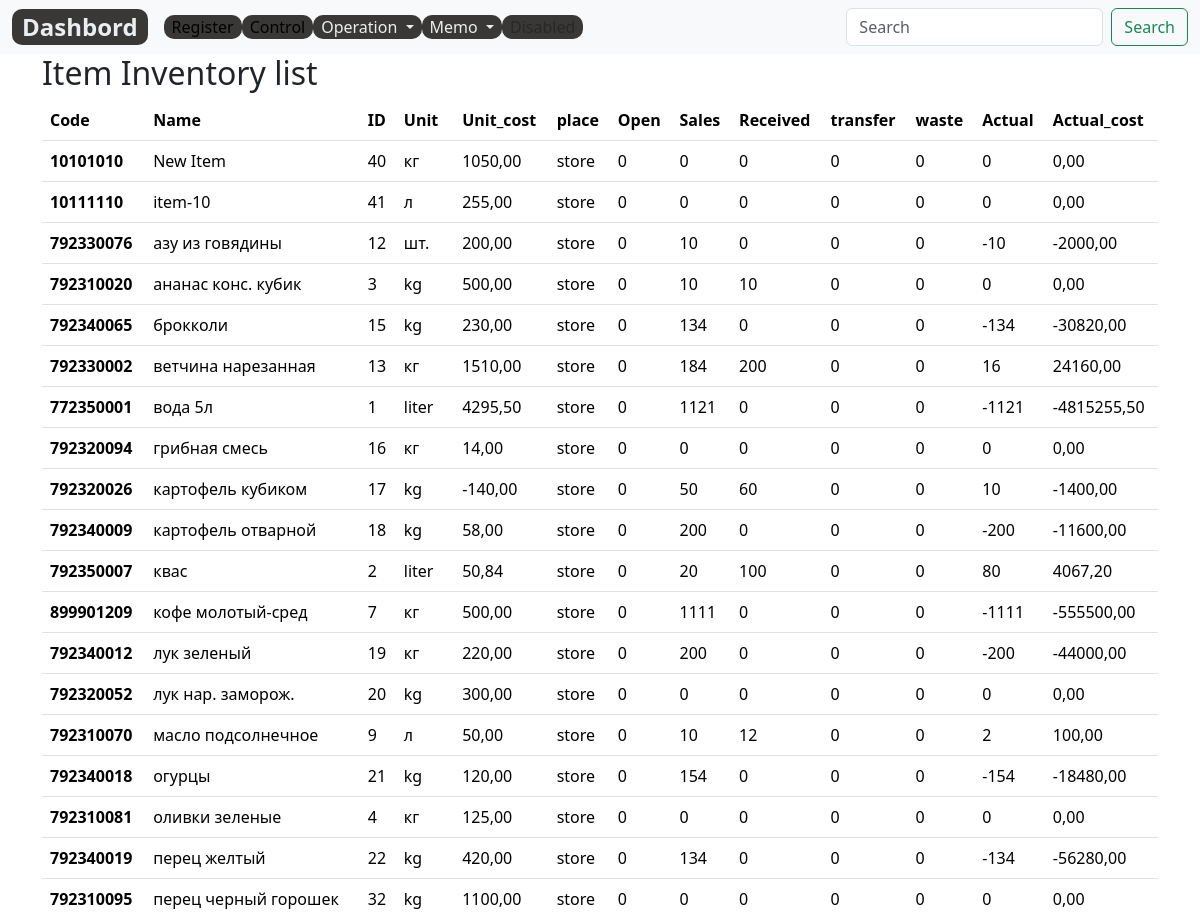
The page /control/inventory/ (upper part) on the database as committed earlier.
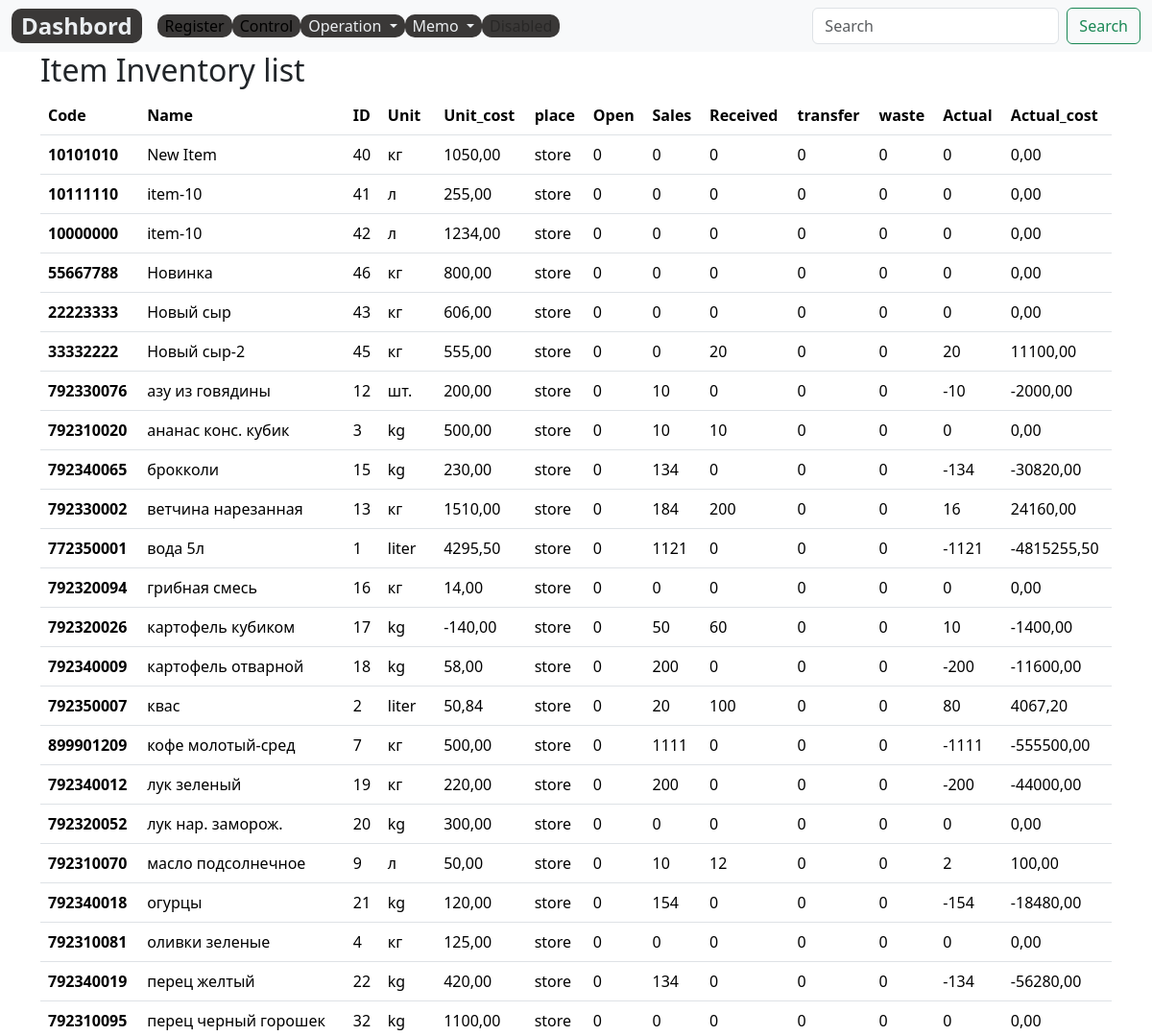
The same page on the database as committed later.
### control/models.py (models this page shows, shortened)
class StockItem(models.Model):
    code=models.DecimalField(max_digits=12, help_text="Не более 12 знаков",decimal_places=0,null=True,verbose_name='Код')
    name = models.CharField(max_length=200, help_text="Не более 200 знаков", db_index=True)
    slug= models.SlugField(max_length=255, verbose_name='Url')
    unit = models.CharField(max_length=10,verbose_name='Ед.изм.',  choices=UNITS, null=True ,default='kg')
    unit_cost = models.DecimalField(max_digits=10, help_text="Не более 10 знаков",decimal_places=2, null=True)
    place = models.CharField(max_length=100,verbose_name='Место', null=True ,default='store')
    open=models.DecimalField(max_digits=10, help_text="Не более 10 знаков", decimal_places=0, null=True, default=0)
    sales =	models.DecimalField(max_digits=10, help_text="Не более 10 знаков", decimal_places=0, default=0)
    received = models.DecimalField(max_digits=10, help_text="Не более 10 знаков", null=True, decimal_places=0, default=0)
    transfer =models.DecimalField(max_digits=10, help_text="Не более 10 знаков",null=True, decimal_places=0, default=0)
    waste=models.DecimalField(max_digits=10, help_text="Не более 10 знаков",null=True, decimal_places=0, default=0)
    actual=models.DecimalField(max_digits=10, help_text="Не более 10 знаков", decimal_places=0, default=0)
    actual_cost=models.DecimalField(max_digits=12, help_text="Не более 12 знаков", decimal_places=2, default=0)
    class Meta:
        ordering = ['name']
        verbose_name = 'Остаток'
        verbose_name_plural = 'Остатки'
    @property
    def get_actual(self):
        return self.open-self.sales+self.received-self.transfer-self.waste
    @property
    def get_actual_cost(self):
        return (self.open-self.sales+self.received-self.transfer-self.waste )*self.unit_cost

### control/views.py (the view)
# urls.py: path('inventory/', InventoryListView.as_view(), name='inventory'),
class InventoryListView(ListView):
    model = StockItem
    template_name='control/inventory_list.html'
    context_object_name='stockitems'

### control/templates/control/inventory_list.html (shortened to what this page needs)
{% extends 'base_simple.html' %}
{% block content %}
<div class="container">
  <h2>Item Inventory list</h2>
  <table class="table">
    <thead>
      <tr>
        <th scope="col">Code</th>
        <th scope="col">Name</th>
        <th scope="col">ID</th>
        <th scope="col">Unit</th>
        <th scope="col">Unit_cost</th>
        <th scope="col">place</th>
        <th scope="col">Open</th>
        <th scope="col">Sales</th>
        <th scope="col">Received</th>
        <th scope="col">transfer</th>
        <th scope="col">waste</th>
        <th scope="col">Actual</th>
        <th scope="col">Actual_cost</th>
      </tr>
    </thead>
    <tbody>
      {% for stockitem in stockitems%}
      <tr>
        <th scope="row">{{stockitem.code}}</th>
        <td>{{stockitem.name}}</td>
        <td>{{stockitem.id}}</td>
        <td>{{stockitem.unit}}</td>
        <td>{{stockitem.unit_cost}}</td>
        <td>{{stockitem.place}}</td>
        <td>{{stockitem.open}}</td>
        <td>{{stockitem.sales}}</td>
        <td>{{stockitem.received}}</td>
        <td>{{stockitem.transfer}}</td>
        <td>{{stockitem.waste}}</td>
        <td>{{stockitem.get_actual}}</td>
        <td>{{stockitem.get_actual_cost}}</td>
      </tr>
      {% endfor %}
    </tbody>
  </table>
</div>
{% endblock %}

Rows that differ between the two databases and show on the page:
added StockItem: code "10000000", name "item-10", id "42", unit "л", unit_cost "1234,00", place "store", open "0", sales "0", received "0", transfer "0", waste "0", get_actual "0", get_actual_cost "0,00"
added StockItem: code "55667788", name "Новинка", id "46", unit "кг", unit_cost "800,00", place "store", open "0", sales "0", received "0", transfer "0", waste "0", get_actual "0", get_actual_cost "0,00"
added StockItem: code "22223333", name "Новый сыр", id "43", unit "кг", unit_cost "606,00", place "store", open "0", sales "0", received "0", transfer "0", waste "0", get_actual "0", get_actual_cost "0,00"
added StockItem: code "33332222", name "Новый сыр-2", id "45", unit "кг", unit_cost "555,00", place "store", open "0", sales "0", received "20", transfer "0", waste "0", get_actual "20", get_actual_cost "11100,00"
